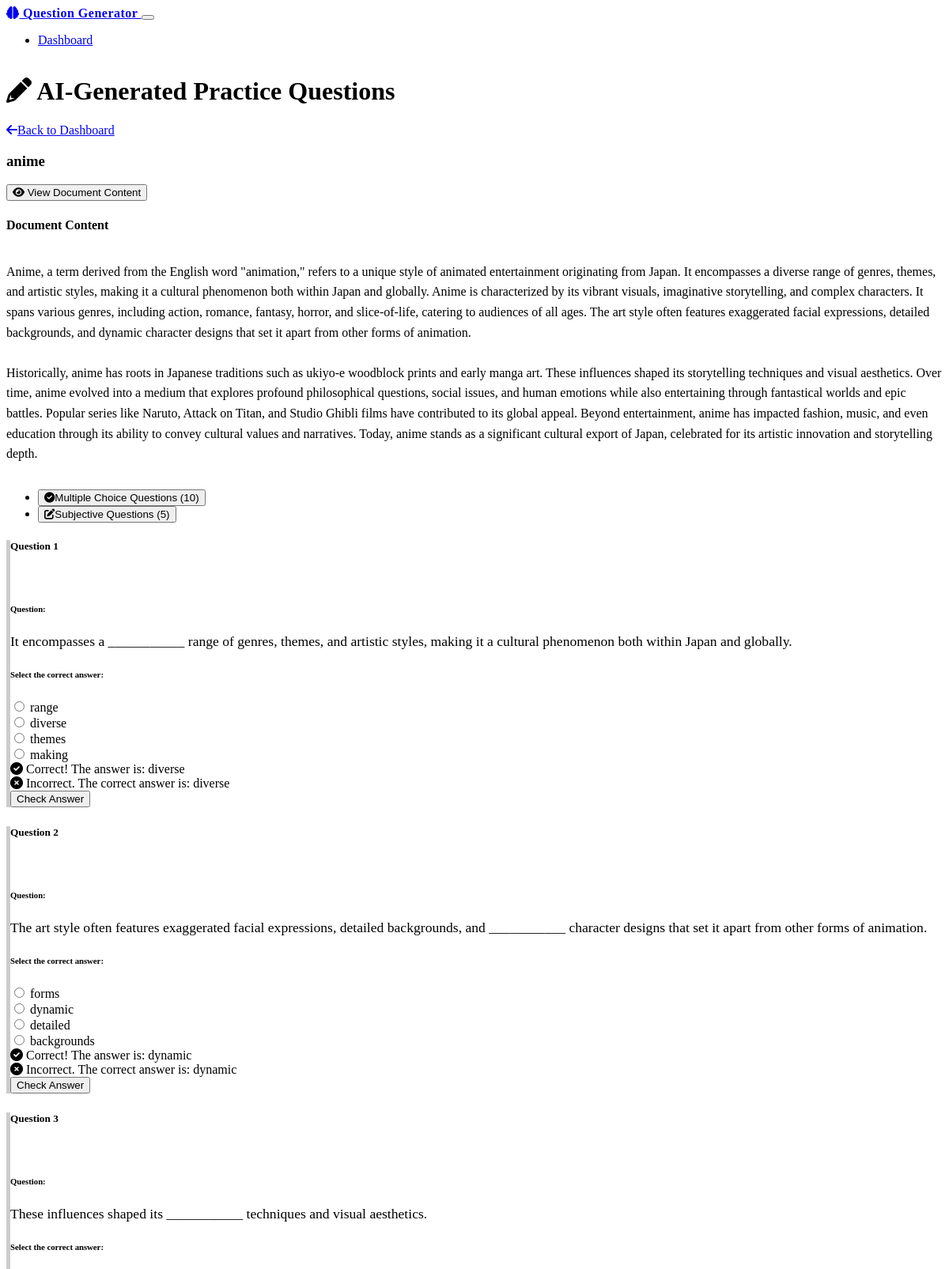
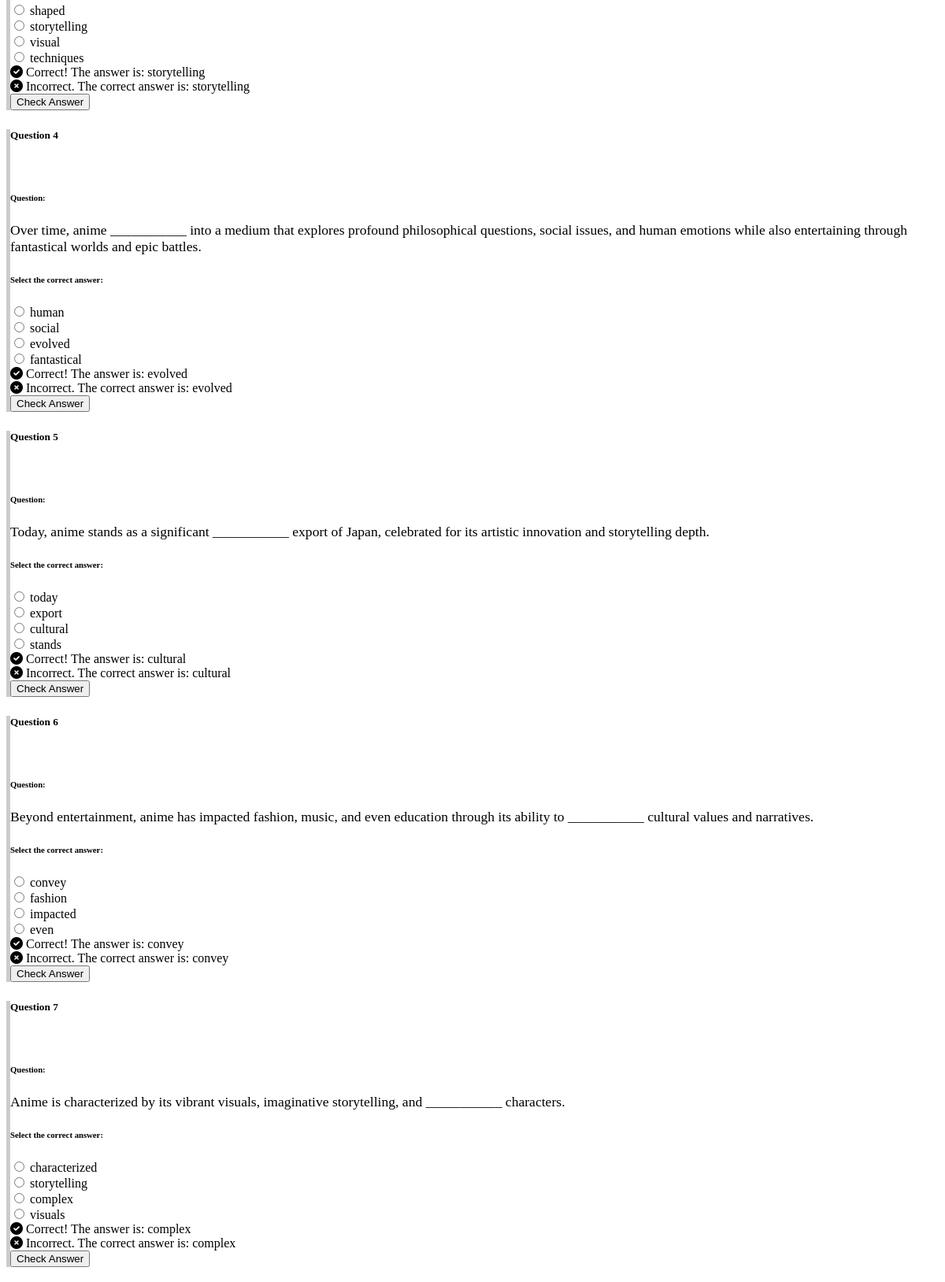
The app's page /practice/5 (upper part) with its own data (2 pictures, top to bottom).
### models.py (models this page shows, shortened)
class Document(db.Model):
    id = db.Column(db.Integer, primary_key=True)
    title = db.Column(db.String(255), nullable=False)
    filename = db.Column(db.String(255), nullable=False)
    original_filename = db.Column(db.String(255), nullable=False)
    content = db.Column(db.Text, nullable=False)
    processed = db.Column(db.Boolean, default=False)
    created_at = db.Column(db.DateTime, default=datetime.utcnow)
    questions = db.relationship('Question', backref='document', lazy=True, cascade="all, delete-orphan")

class Question(db.Model):
    id = db.Column(db.Integer, primary_key=True)
    document_id = db.Column(db.Integer, db.ForeignKey('document.id'), nullable=False)
    question_text = db.Column(db.Text, nullable=False)
    question_type = db.Column(db.String(20), nullable=False)  # 'mcq' or 'subjective'
    options = db.Column(db.Text, nullable=True)  # For MCQs, comma-separated
    correct_answer = db.Column(db.Text, nullable=True)
    created_at = db.Column(db.DateTime, default=datetime.utcnow)
    def get_options(self):
        if self.options:
            return self.options.split(',')
        return []

### app.py (the view)
@app.route('/practice/<int:document_id>')
def practice(document_id):
    document = Document.query.get_or_404(document_id)
    mcq_questions = Question.query.filter_by(document_id=document_id, question_type='mcq').all()
    subjective_questions = Question.query.filter_by(document_id=document_id, question_type='subjective').all()
    return render_template('practice.html',
                          document=document,
                          mcq_questions=mcq_questions,
                          subjective_questions=subjective_questions)

### app.py (called while the page is built)
@app.context_processor
def inject_now():
    return {'now': datetime.now}

### templates/practice.html (shortened to what this page needs)
{% extends "layout.html" %}
{% block content %}
<div class="row">
    <div class="col-md-12">
        <div class="card border-0 shadow-sm mb-4">
            <div class="card-body p-4">
                <div class="d-flex justify-content-between align-items-center mb-4">
                    <h1 class="mb-0">
                        <i class="fas fa-pencil-alt me-2 text-primary"></i>
                        AI-Generated Practice Questions
                    </h1>
                    <div>
                        <a href="{{ url_for('index') }}" class="btn btn-outline-secondary me-2">
                            <i class="fas fa-arrow-left me-2"></i>Back to Dashboard
                        </a>
                    </div>
                </div>
                <div class="card mb-4">
                    <div class="card-header bg-primary text-white">
                        <h3 class="mb-0">{{ document.title }}</h3>
                    </div>
                    <div class="card-body">
                        <div class="d-flex justify-content-end mb-3">
                            <button class="btn btn-outline-info btn-sm" type="button" data-bs-toggle="collapse" data-bs-target="#documentContent">
                                <i class="fas fa-eye me-1"></i> View Document Content
                            </button>
                        </div>
                        <div class="collapse mb-4" id="documentContent">
                            <div class="card card-body bg-light">
                                <h4 class="mb-3">Document Content</h4>
                                <div style="max-height: 300px; overflow-y: auto;">
                                    <p style="white-space: pre-line;">{{ document.content }}</p>
                                </div>
                            </div>
                        </div>
                        <ul class="nav nav-tabs" id="questionTabs" role="tablist">
                            <li class="nav-item" role="presentation">
                                <button class="nav-link active" id="mcq-tab" data-bs-toggle="tab" data-bs-target="#mcq" type="button" role="tab" aria-controls="mcq" aria-selected="true">
                                    <i class="fas fa-check-circle me-2"></i>Multiple Choice Questions ({{ mcq_questions|length }})
                                </button>
                            </li>
                            <li class="nav-item" role="presentation">
                                <button class="nav-link" id="subjective-tab" data-bs-toggle="tab" data-bs-target="#subjective" type="button" role="tab" aria-controls="subjective" aria-selected="false">
                                    <i class="fas fa-edit me-2"></i>Subjective Questions ({{ subjective_questions|length }})
                                </button>
                            </li>
                        </ul>
                        <div class="tab-content p-3" id="questionTabsContent">
                            <div class="tab-pane fade show active" id="mcq" role="tabpanel" aria-labelledby="mcq-tab">
                                {% if mcq_questions %}
                                <form id="mcqForm">
                                    {% for question in mcq_questions %}
                                    <div class="card mb-4 question-card" id="mcq-question-{{ question.id }}">
                                        <div class="card-header d-flex justify-content-between align-items-center">
                                            <h5 class="mb-0">Question {{ loop.index }}</h5>
                                            <span class="badge bg-info">MCQ</span>
                                        </div>
                                        <div class="card-body">
                                            <div class="alert alert-secondary mb-3">
                                                <h6 class="fw-bold mb-2">Question:</h6>
                                                <p class="question-text mb-0">{{ question.question_text }}</p>
                                            </div>
                                            <h6 class="fw-bold mb-2">Select the correct answer:</h6>
                                            <div class="options-container">
                                                {% for option in question.get_options() %}
                                                <div class="form-check mb-3">
                                                    <input class="form-check-input" type="radio" name="mcq-{{ question.id }}" id="mcq-{{ question.id }}-option-{{ loop.index }}" value="{{ option }}">
                                                    <label class="form-check-label" for="mcq-{{ question.id }}-option-{{ loop.index }}">
                                                        {{ option }}
                                                    </label>
                                                </div>
                                                {% endfor %}
                                            </div>
                                            <div class="mt-3 d-none feedback-container">
                                                <div class="alert correct-answer d-none alert-success">
                                                    <i class="fas fa-check-circle me-2"></i>
                                                    <span>Correct! The answer is: {{ question.correct_answer }}</span>
                                                </div>
                                                <div class="alert wrong-answer d-none alert-danger">
                                                    <i class="fas fa-times-circle me-2"></i>
                                                    <span>Incorrect. The correct answer is: {{ question.correct_answer }}</span>
                                                </div>
                                            </div>
                                        </div>
                                        <div class="card-footer">
                                            <button type="button" class="btn btn-primary check-answer" data-question-id="{{ question.id }}" data-correct-answer="{{ question.correct_answer }}">
                                                Check Answer
                                            </button>
                                        </div>
                                    </div>
                                    {% endfor %}
                                </form>
                                {% else %}
                                <div class="alert alert-info" role="alert">
                                    <i class="fas fa-info-circle me-2"></i>
                                    No multiple choice questions have been generated for this document yet.
                                </div>
                                {% endif %}
                            </div>
                        </div>
                    </div>
                </div>
            </div>
        </div>
    </div>
</div>
{% endblock %}

### static/css/custom.css (style rules this page uses)
body { min-height: 100vh; display: flex; flex-direction: column; }
.card { transition: transform 0.2s, box-shadow 0.2s; }
.question-card { border-left: 5px solid #ccc; margin-bottom: 1.5rem; }
.question-card .question-text { font-size: 1.1rem; font-weight: 500; }
.feedback-container { transition: all 0.3s ease; }
#documentContent p { line-height: 1.6; }
.badge.bg-info { color: #fff; }

### records on screen
Document: title "anime", content "Anime, a term derived from the English word \"animation,\" refers to a unique style of animated entertainment originating from Japan. It encompasses a diverse range of genres, themes, and artistic styles, making it a cultural phenomenon both within Japan and globally. Anime is characterized by its vibrant visuals, imaginative storytelling, and complex characters. It spans various genres, including action, romance, fantasy, horror, and slice-of-life, catering to audiences of all ages. The art style often features exaggerated facial expressions, detailed backgrounds, and dynamic character designs that set it apart from other forms of animation. Historically, anime has roots in Japanese…"
Question: question_text "It encompasses a ___________ range of genres, themes, and artistic styles, making it a cultural phenomenon both within Japan and globally.", get_options "range" "diverse" "themes" "making", correct_answer "diverse"
Question: question_text "The art style often features exaggerated facial expressions, detailed backgrounds, and ___________ character designs that set it apart from other forms of animation.", get_options "forms" "dynamic" "detailed" "backgrounds", correct_answer "dynamic"
Question: question_text "These influences shaped its ___________ techniques and visual aesthetics.", get_options "shaped" "storytelling" "visual" "techniques", correct_answer "storytelling"
Question: question_text "Over time, anime ___________ into a medium that explores profound philosophical questions, social issues, and human emotions while also entertaining through fantastical worlds and epic battles.", get_options "human" "social" "evolved" "fantastical", correct_answer "evolved"
Question: question_text "Today, anime stands as a significant ___________ export of Japan, celebrated for its artistic innovation and storytelling depth.", get_options "today" "export" "cultural" "stands", correct_answer "cultural"
Question: question_text "Beyond entertainment, anime has impacted fashion, music, and even education through its ability to ___________ cultural values and narratives.", get_options "convey" "fashion" "impacted" "even", correct_answer "convey"
Question: question_text "Anime is characterized by its vibrant visuals, imaginative storytelling, and ___________ characters.", get_options "characterized" "storytelling" "complex" "visuals", correct_answer "complex"

### other values on screen
{{ mcq_questions|length }} "10"
{{ subjective_questions|length }} "5"
